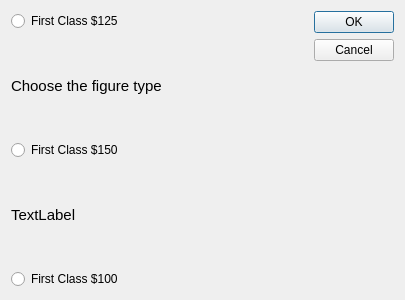
<?xml version="1.0" encoding="UTF-8"?>
<ui version="4.0">
 <class>Dialog</class>
 <widget class="QDialog" name="Dialog">
  <property name="geometry">
   <rect>
    <x>0</x>
    <y>0</y>
    <width>405</width>
    <height>300</height>
   </rect>
  </property>
  <property name="windowTitle">
   <string>Dialog</string>
  </property>
  <layout class="QHBoxLayout" name="horizontalLayout_2">
   <item>
    <layout class="QHBoxLayout" name="horizontalLayout">
     <item>
      <widget class="QSplitter" name="splitter">
       <property name="orientation">
        <enum>Qt::Vertical</enum>
       </property>
       <widget class="QWidget" name="">
        <layout class="QVBoxLayout" name="verticalLayout">
         <item>
          <widget class="QRadioButton" name="radioButtonSecondClass">
           <property name="text">
            <string>First Class $125</string>
           </property>
          </widget>
         </item>
         <item>
          <widget class="QLabel" name="label">
           <property name="font">
            <font>
             <pointsize>11</pointsize>
            </font>
           </property>
           <property name="text">
            <string>Choose the figure type</string>
           </property>
          </widget>
         </item>
         <item>
          <widget class="QRadioButton" name="radioButtonFirstClass">
           <property name="text">
            <string>First Class $150</string>
           </property>
          </widget>
         </item>
         <item>
          <widget class="QLabel" name="labelFare">
           <property name="font">
            <font>
             <pointsize>11</pointsize>
            </font>
           </property>
           <property name="text">
            <string>TextLabel</string>
           </property>
          </widget>
         </item>
         <item>
          <widget class="QRadioButton" name="radioButtonThirdClass">
           <property name="text">
            <string>First Class $100</string>
           </property>
          </widget>
         </item>
        </layout>
       </widget>
      </widget>
     </item>
     <item>
      <widget class="QDialogButtonBox" name="buttonBox">
       <property name="orientation">
        <enum>Qt::Vertical</enum>
       </property>
       <property name="standardButtons">
        <set>QDialogButtonBox::Cancel|QDialogButtonBox::Ok</set>
       </property>
      </widget>
     </item>
    </layout>
   </item>
  </layout>
 </widget>
 <resources/>
 <connections>
  <connection>
   <sender>buttonBox</sender>
   <signal>accepted()</signal>
   <receiver>Dialog</receiver>
   <slot>accept()</slot>
   <hints>
    <hint type="sourcelabel">
     <x>248</x>
     <y>254</y>
    </hint>
    <hint type="destinationlabel">
     <x>157</x>
     <y>274</y>
    </hint>
   </hints>
  </connection>
  <connection>
   <sender>buttonBox</sender>
   <signal>rejected()</signal>
   <receiver>Dialog</receiver>
   <slot>reject()</slot>
   <hints>
    <hint type="sourcelabel">
     <x>316</x>
     <y>260</y>
    </hint>
    <hint type="destinationlabel">
     <x>286</x>
     <y>274</y>
    </hint>
   </hints>
  </connection>
 </connections>
</ui>
